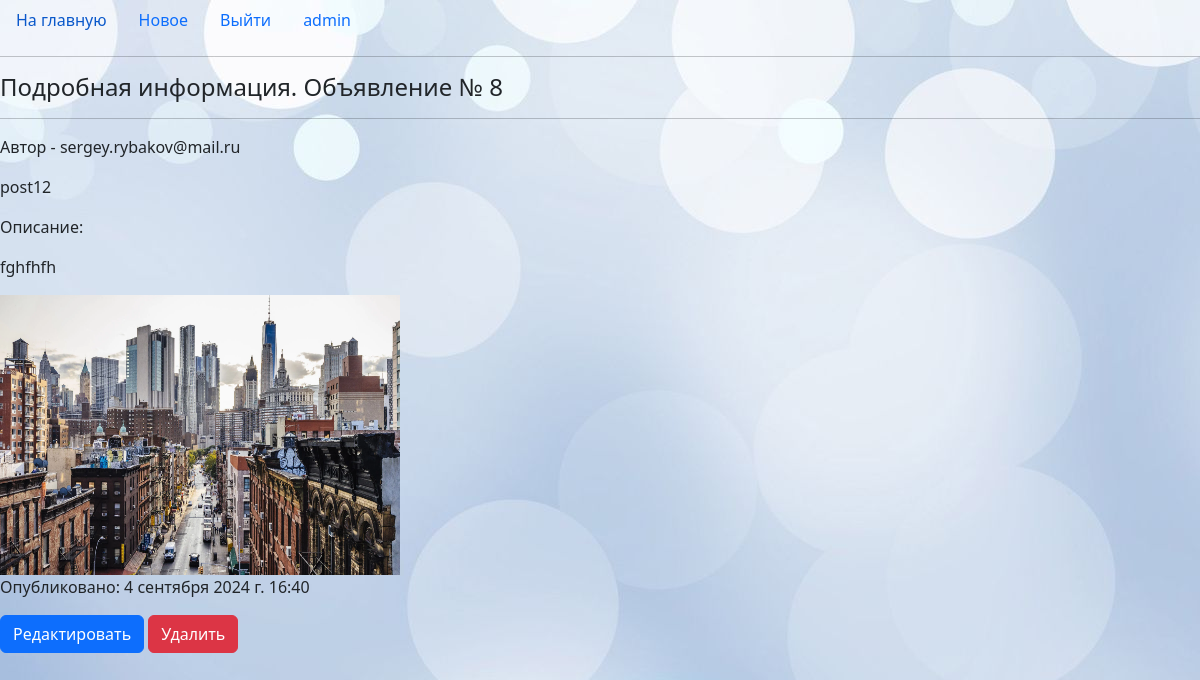
The app's page /blog/posts/post12/ (signed in) with its own data.
### users/models.py (models this page shows)
class CustomUser(AbstractUser):
    phone = models.CharField(max_length=20, verbose_name="Телефон")
    city = models.CharField(max_length=100, verbose_name="Город")
    image = models.ImageField(upload_to="users/", null=True, verbose_name="Image")

### blog/models.py (models this page shows, shortened)
class Post(models.Model):
    author = models.ForeignKey(User, on_delete=models.CASCADE, verbose_name="Author")
    title = models.CharField(max_length=200, verbose_name="Title")
    text = models.TextField(verbose_name="Post text")
    created_at = models.DateTimeField(default=timezone.now, verbose_name="Created at", editable=False)
    image = models.ImageField(upload_to='posts/', null=True, verbose_name='Image')
    slug = models.SlugField(max_length=200, unique=True, editable=False, null=True)
    class Meta:
        verbose_name = "Post"           # table name
        verbose_name_plural = "Posts"   # table name plural

### blog/views.py (the view)
# urls.py: path('posts/<slug:slug>/', post_detail, name='post_detail'),
def post_detail(request, slug):
    post = get_object_or_404(Post, slug=slug)
    context = {
        'title': 'Post information',
        'post': post
    }
    return render(request, template_name='blog/post_detail.html', context=context)

### blog/templates/blog/post_detail.html
{% extends 'blog/base.html' %}
{% block content %}
<h4>Подробная информация. Объявление № {{post.id}}</h4>
<hr>
<p>Автор - {{post.author}}</p>
<p>{{post.title}}</p>
<p>Описание:</p>
<p>{{post.text}}</p>
{% if post.image %}
    <img width="400px" height="280px" src="{{post.image.url}}">
{% endif %}
<br>
<p>Опубликовано: {{post.created_at}}</p>
<div>
    <a href="{% url 'blog:post_edit' pk=post.id %}" class="btn btn-primary">Редактировать</a>
    <form action="{% url 'blog:post_delete' pk=post.id %}" method="get" style="display:inline">
        <button type="submit" class="btn btn-danger">Удалить</button>
    </form>
</div>
{% endblock content %}

### blog/templates/blog/base.html (shortened to what this page needs)
{% load static %}
<!DOCTYPE html>
<html lang="en">
<head>
    <link href="https://cdn.jsdelivr.net/npm/bootstrap@5.3.3/dist/css/bootstrap.min.css" rel="stylesheet">
</head>
<body style="background-image: url('{% static 'img/background2.png' %}')">
<nav class="nav">
  <a class="nav-link" href="{% url 'blog:index' %}">На главную</a>
  {% if user.is_authenticated %}
  <a class="nav-link" href="{% url 'blog:add_post' %}">Новое</a>
  <a class="nav-link" href="{% url 'users:logout' %}">Выйти</a>
  <a class="nav-link" href="{% url 'users:detail' pk=user.pk %}">{{user.username}}</a>
  {% endif %}
</nav>
<hr>
{% block content %}
{% endblock content %}
</body>
</html>

### records on screen
CustomUser: username "admin"
Post: id "8", author "sergey.rybakov@mail.ru", title "post12", text "fghfhfh", image (picture), created_at "4 сентября 2024 г. 16:40"
